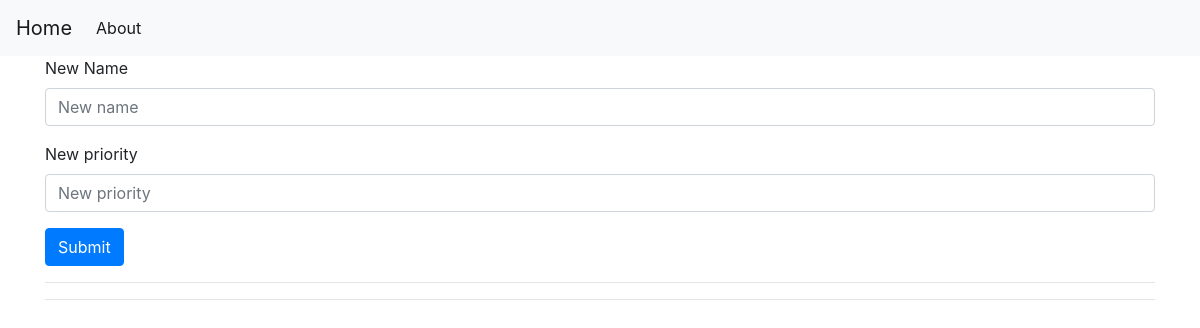
The page /1/editauthor on the database as committed earlier.
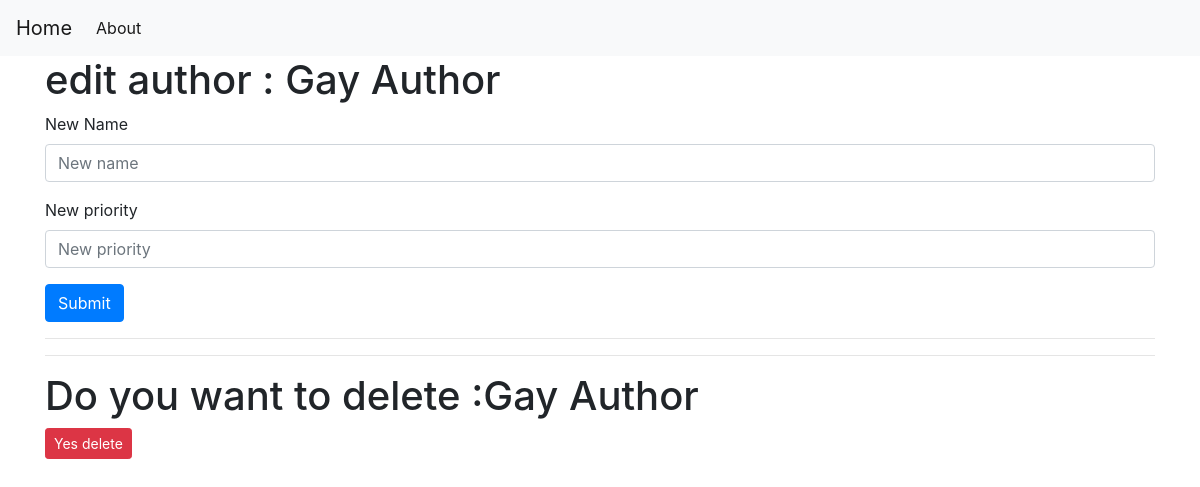
The same page on the database as committed later.
### tables this page shows
CREATE TABLE author (
    authorid INTEGER PRIMARY KEY ,
    name TEXT NOT NULL,
    priority TEXT NOT NULL
);

### app.py (the view, shortened to what this page needs)
@app.route('/<int:id>/editauthor', methods=('GET', 'POST'))
def editauthor(id):
    query = request.form.get("id")
    conn = get_db_connection()
    authors = conn.execute('SELECT * FROM author').fetchall()
    books = conn.execute('SELECT * FROM book').fetchall()
    conn.close()
    return render_template('editauthor.html', query=query,books=books,authors=authors,id=id)

### app.py (called while the page is built)
def get_db_connection():
    conn = sqlite3.connect('database.db')
    conn.row_factory = sqlite3.Row
    return conn

### templates/editauthor.html
{% extends 'base.html' %}
{% block content %}
{% for author in authors %}
                {% if author.authorid == id%}
                <h1> edit author : {{ author.name }}</h1>
                {% endif %}
{% endfor %}
<form method="post">
        <div class="form-group">
            <label for="name">New Name</label>
            <input type="text" name="name"
                placeholder="New name" class="form-control"
                value="{{ request.form['name'] }}"></input>
        </div>
        <div class="form-group">
            <label for="priority">New priority</label>
            <input type="text" name="priority"
                   placeholder="New priority" class="form-control"
                   value="{{ request.form['priority'] }}"></input>
        </div>
    <div class="form-group">
        <button type="submit" class="btn btn-primary">Submit</button>
    </div>
</form>
<hr>
<hr>
{% for author in authors %}
    {% if author.authorid == id %}
    <h1> Do you want to delete :{{ author.name}}  </h1>
    <form action="{{ url_for('deleteauthor', id=author.authorid) }}" method="POST">
    <input type="submit" value="Yes delete"
            class="btn btn-danger btn-sm"
            onclick="return confirm('Are you sure you want to delete this author?')">
    </form>
    {% endif %}
{% endfor %}
{% endblock %}

Rows that differ between the two databases and show on the page:
added author: name "Gay Author"
